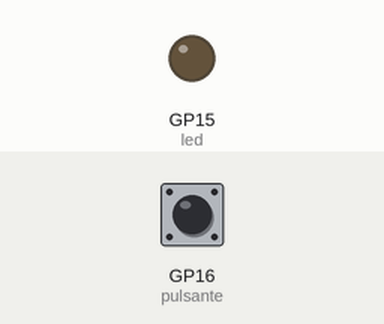
Simulated run of this program. Board: Raspberry Pi Pico running MicroPython. On the bench: output pins drawn as LEDs (lit = HIGH). The test bench sets the inputs (shaded band); at power-on: GP16 (pulsante) HIGH.

Above: at 1.2 s.
1.3 s: GP16 (pulsante) pulled LOW for 0.15 s
At 2.5 s:
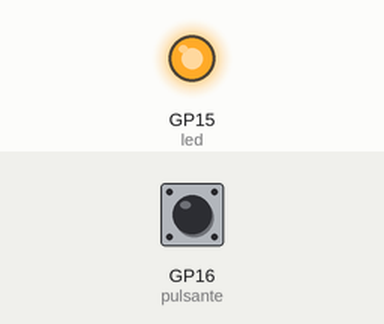
2.9 s: GP16 (pulsante) pulled LOW for 1 s
At 3.8 s:
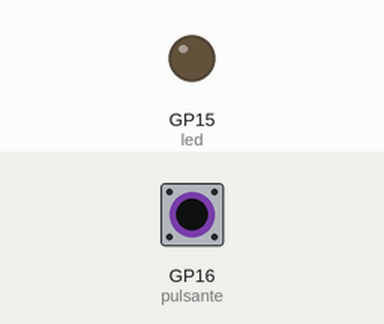
5.4 s: GP16 (pulsante) pulled LOW for 3.2 s
At 5.7 s:
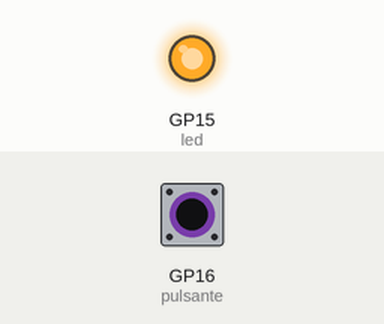
Timing chart, 0 to 8.4 s (numbered marks = the images above; inputs shaded):
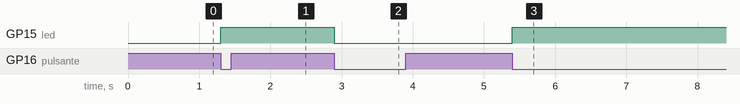

The program:

interruttore.py
```python
# 06 - Una pressione accende, la successiva spegne

from machine import Pin
import time

led = Pin(15, Pin.OUT)
pulsante = Pin(16, Pin.IN, Pin.PULL_UP)
stato_precedente = 1

while True:
    stato = pulsante.value()
    if stato == 0 and stato_precedente == 1:
        led.toggle()
        time.sleep(0.05)
    stato_precedente = stato
```

Measured:
- after the input at 1.3 s, GP15 (led): LOW → HIGH at once
- after the input at 2.9 s, GP15 (led): HIGH → LOW at once
- after the input at 5.4 s, GP15 (led): LOW → HIGH at once
